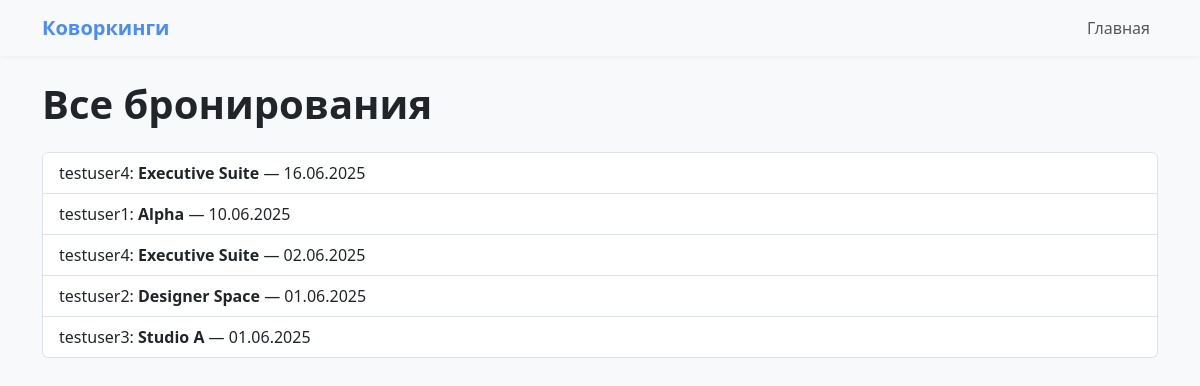
The app's page /bookings/, older data.
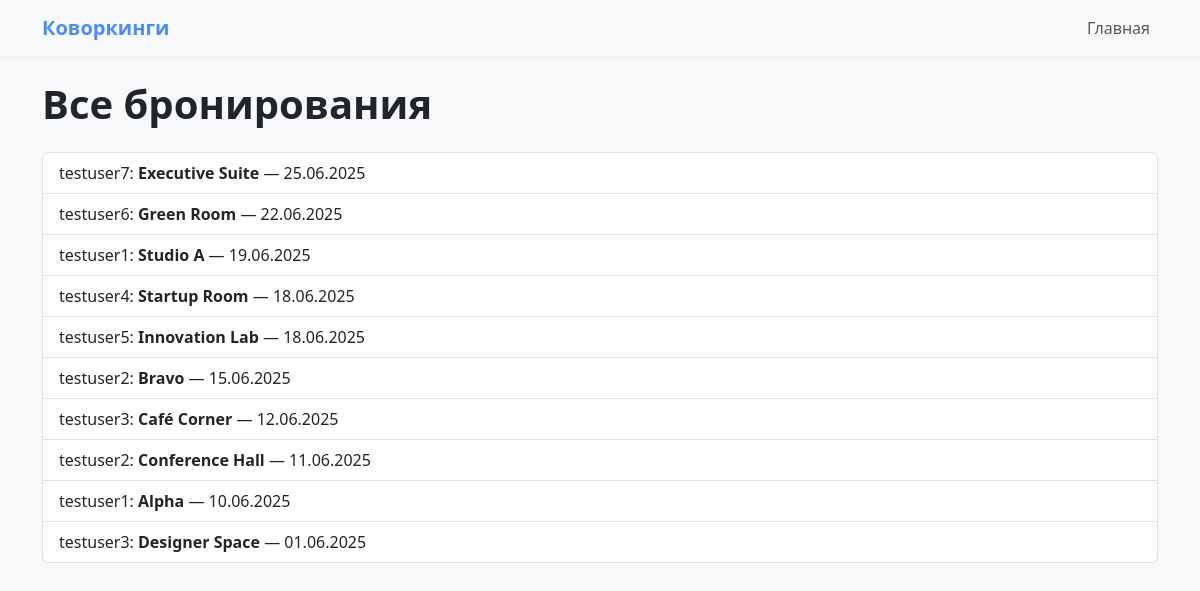
The same page, newer data.
### sait/models.py (models this page shows, shortened)
class Booking(models.Model):
    STATUS_CHOICES = (
        ('pending', 'Ожидает подтверждения'),
        ('confirmed', 'Подтверждено'),
        ('canceled', 'Отменено'),
    )
    user = models.ForeignKey(
        User,
        on_delete=models.CASCADE,
        related_name='bookings',         # у User появляется user.bookings
        verbose_name='Пользователь'
    )
    room = models.ForeignKey(
        Room,
        on_delete=models.CASCADE,
        related_name='bookings',         # у Room появляется room.bookings
        verbose_name='Комната'
    )
    date = models.DateField(
        verbose_name='Дата бронирования'
    )
    start_time = models.TimeField(
        verbose_name='Время начала'
    )
    end_time = models.TimeField(
        verbose_name='Время окончания'
    )
    status = models.CharField(
        max_length=20,
        choices=STATUS_CHOICES,           # get_status_display() будет корректно работать
        default='pending',
        verbose_name='Статус'
    )
    created_at = models.DateTimeField(
        auto_now_add=True,
        verbose_name='Дата создания'
    )
    updated_at = models.DateTimeField(
        auto_now=True,
        verbose_name='Дата изменения'
    )
    class Meta:
        verbose_name = 'Бронирование'
        verbose_name_plural = 'Бронирования'
        ordering = ['-date', 'start_time']
        get_latest_by = 'created_at'

class User(AbstractUser):
    ROLE_CHOICES = (
        ('user', 'Пользователь'),
        ('owner', 'Владелец'),
        ('admin', 'Администратор'),
    )
    role = models.CharField(
        max_length=20,
        choices=ROLE_CHOICES,
        default='user',
        verbose_name='Роль пользователя'
    )
    groups = models.ManyToManyField(
        Group,
        verbose_name='Группы',
        blank=True,
        related_name='sait_user_set',     # уникальный related_name
        help_text='Группы, к которым принадлежит пользователь',
        related_query_name='user'
    )
    user_permissions = models.ManyToManyField(
        Permission,
        verbose_name='Права пользователя',
        blank=True,
        related_name='sait_user_permissions',  # уникальный related_name
        help_text='Права, которые есть у этого пользователя',
        related_query_name='user'
    )
    class Meta:
        verbose_name = 'Пользователь'
        verbose_name_plural = 'Пользователи'

class Room(models.Model):
    location = models.ForeignKey(
        Location,
        on_delete=models.CASCADE,
        related_name='rooms',            # у Location появляется location.rooms
        verbose_name='Площадка'
    )
    name = models.CharField(
        max_length=150,
        verbose_name='Название комнаты'
    )
    capacity = models.PositiveIntegerField(
        verbose_name='Вместимость'
    )
    price_per_hour = models.DecimalField(
        max_digits=10,
        decimal_places=2,
        verbose_name='Цена за час'
    )
    description = models.TextField(
        blank=True,
        verbose_name='Описание комнаты'
    )
    rating = models.FloatField(
        default=0.0,
        verbose_name='Рейтинг')
    is_active = models.BooleanField(
        default=True,
        verbose_name='Активно')
    image = models.ImageField(
        upload_to='room_images/',
        blank=True,
        null=True)
    amenities = models.ManyToManyField(
        Amenity,
        through='RoomAmenity',
        related_name='rooms',
        verbose_name='Удобства'
    )
    created_at = models.DateTimeField(
        auto_now_add=True,
        verbose_name='Дата добавления'
    )
    class Meta:
        verbose_name = 'Комната'
        verbose_name_plural = 'Комнаты'
        ordering = ['location', 'name']
    @property
    def amenities_list(self) -> str:
        """
        Формирует строку из связанных Amenity через .all().
        Добавляем # type: ignore[attr-defined], чтобы IDE не ругалась.
        """
        return ", ".join([a.name for a in self.amenities.all()])  # type: ignore[attr-defined]
    amenities_list.fget.short_description = 'Список удобств'

### sait/views.py (the view)
# urls.py: path('bookings/', views.booking_list, name='booking_list'),
def booking_list(request):
    bookings = Booking.objects.select_related('room').order_by('-date')
    return render(request, 'booking_list.html', {'bookings': bookings})

### sait/templates/booking_list.html (shortened to what this page needs)
{% extends "base.html" %}
{% block content %}
<h1 class="mb-4">Все бронирования</h1>
<ul class="list-group">
  {% for booking in bookings %}
  <li class="list-group-item">
    {{ booking.user.username }}: <strong>{{ booking.room.name }}</strong> — {{ booking.date|date:"d.m.Y" }}
  </li>
  {% endfor %}
</ul>
{% endblock %}

Row changes from the older to the newer data that the page shows:
added Booking: user.username "testuser7", room.name "Executive Suite", date "25.06.2025"
added Booking: user.username "testuser6", room.name "Green Room", date "22.06.2025"
added Booking: user.username "testuser1", room.name "Studio A", date "19.06.2025"
changed Booking "testuser4": room.name "Executive Suite" → "Startup Room"; date "02.06.2025" → "18.06.2025"; moves up the list
changed Booking: user.username "testuser4" → "testuser5"; room.name "Executive Suite" → "Innovation Lab"; date "16.06.2025" → "18.06.2025"
changed Booking: room.name "Designer Space" → "Bravo"; date "01.06.2025" → "15.06.2025"
changed Booking: room.name "Studio A" → "Café Corner"; date "01.06.2025" → "12.06.2025"
added Booking: user.username "testuser2", room.name "Conference Hall", date "11.06.2025"
changed Booking "Alpha": moves down the list
added Booking: user.username "testuser3", room.name "Designer Space", date "01.06.2025"
